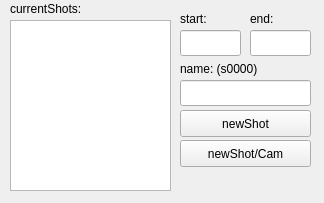
<?xml version="1.0" encoding="UTF-8"?>
<ui version="4.0">
 <class>MainWindow</class>
 <widget class="QMainWindow" name="MainWindow">
  <property name="geometry">
   <rect>
    <x>0</x>
    <y>0</y>
    <width>324</width>
    <height>203</height>
   </rect>
  </property>
  <property name="windowTitle">
   <string>MainWindow</string>
  </property>
  <widget class="QWidget" name="centralwidget">
   <widget class="QLabel" name="label_3">
    <property name="geometry">
     <rect>
      <x>180</x>
      <y>60</y>
      <width>131</width>
      <height>18</height>
     </rect>
    </property>
    <property name="text">
     <string>name: (s0000) </string>
    </property>
   </widget>
   <widget class="QLabel" name="label_2">
    <property name="geometry">
     <rect>
      <x>250</x>
      <y>10</y>
      <width>68</width>
      <height>18</height>
     </rect>
    </property>
    <property name="text">
     <string>end:</string>
    </property>
   </widget>
   <widget class="QPushButton" name="newShotCam_B">
    <property name="geometry">
     <rect>
      <x>180</x>
      <y>140</y>
      <width>131</width>
      <height>27</height>
     </rect>
    </property>
    <property name="text">
     <string>newShot/Cam</string>
    </property>
   </widget>
   <widget class="QLineEdit" name="start_LE">
    <property name="geometry">
     <rect>
      <x>180</x>
      <y>30</y>
      <width>61</width>
      <height>26</height>
     </rect>
    </property>
   </widget>
   <widget class="QListWidget" name="shots_LV">
    <property name="geometry">
     <rect>
      <x>10</x>
      <y>20</y>
      <width>161</width>
      <height>171</height>
     </rect>
    </property>
    <property name="selectionMode">
     <enum>QAbstractItemView::NoSelection</enum>
    </property>
   </widget>
   <widget class="QLabel" name="label">
    <property name="geometry">
     <rect>
      <x>180</x>
      <y>10</y>
      <width>68</width>
      <height>18</height>
     </rect>
    </property>
    <property name="text">
     <string>start:</string>
    </property>
   </widget>
   <widget class="QLineEdit" name="name_LE">
    <property name="geometry">
     <rect>
      <x>180</x>
      <y>80</y>
      <width>131</width>
      <height>26</height>
     </rect>
    </property>
   </widget>
   <widget class="QPushButton" name="newShot_B">
    <property name="geometry">
     <rect>
      <x>180</x>
      <y>110</y>
      <width>131</width>
      <height>27</height>
     </rect>
    </property>
    <property name="text">
     <string>newShot</string>
    </property>
   </widget>
   <widget class="QLabel" name="label_4">
    <property name="geometry">
     <rect>
      <x>10</x>
      <y>0</y>
      <width>101</width>
      <height>18</height>
     </rect>
    </property>
    <property name="text">
     <string>currentShots:</string>
    </property>
   </widget>
   <widget class="QLineEdit" name="end_LE">
    <property name="geometry">
     <rect>
      <x>250</x>
      <y>30</y>
      <width>61</width>
      <height>26</height>
     </rect>
    </property>
   </widget>
  </widget>
 </widget>
 <tabstops>
  <tabstop>start_LE</tabstop>
  <tabstop>end_LE</tabstop>
  <tabstop>name_LE</tabstop>
  <tabstop>newShot_B</tabstop>
  <tabstop>newShotCam_B</tabstop>
  <tabstop>shots_LV</tabstop>
 </tabstops>
 <resources/>
 <connections/>
</ui>
